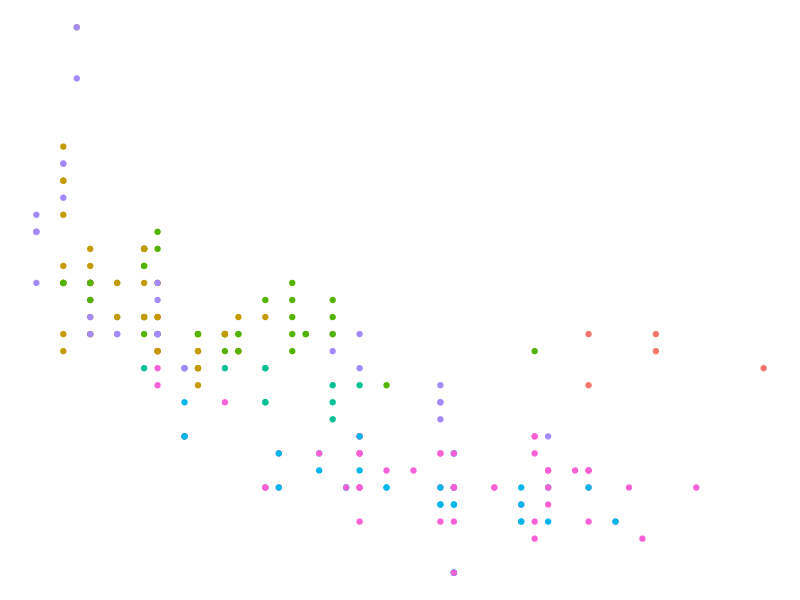
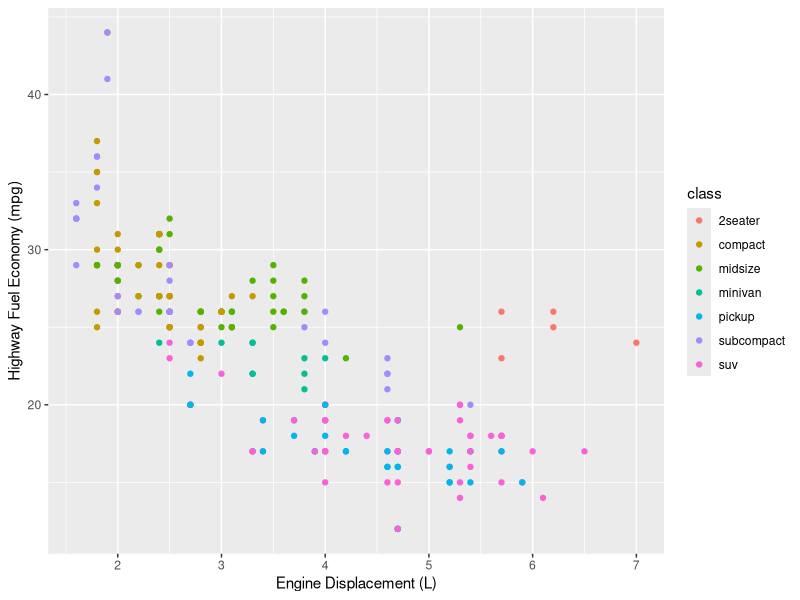
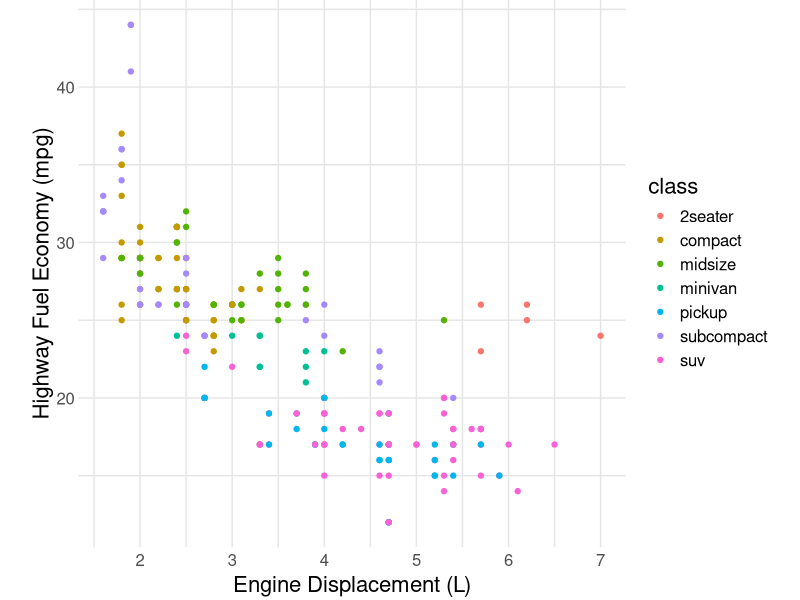
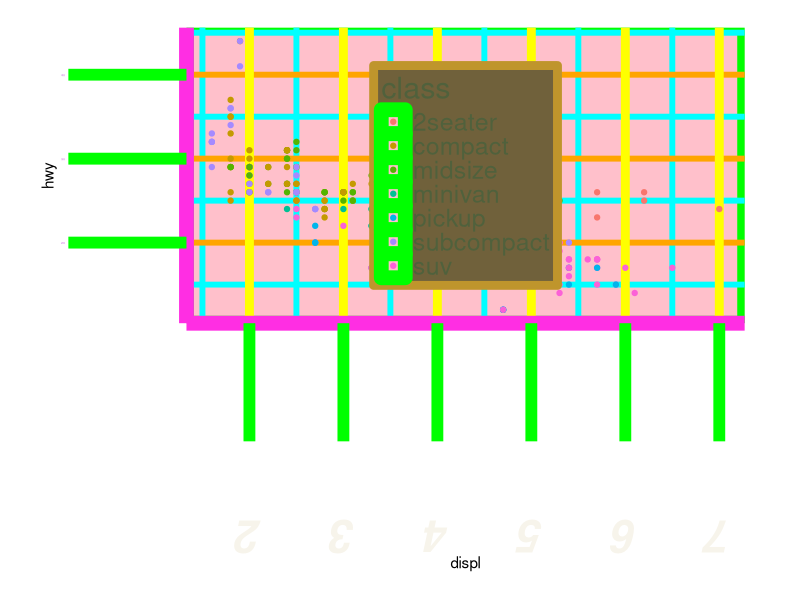

Generate these figures, in order, with R:
## ---- chunk 1
library(tidyverse)
# knitr options
library(tidyverse)
knitr::opts_chunk$set(echo = TRUE)
## ---- chunk 2
mpg %>%
  ggplot(aes(displ, hwy, color = class)) +
  geom_point() +
  theme_void() +
  guides(color = "none")
## ---- chunk 3
## NOTE: No need to edit; feel free to re-use this code!
theme_common <- function() {
  theme_minimal() %+replace%
  theme(
    axis.text.x = element_text(size = 12),
    axis.text.y = element_text(size = 12),
    axis.title.x = element_text(margin = margin(4, 4, 4, 4), size = 16),
    axis.title.y = element_text(margin = margin(4, 4, 4, 4), size = 16, angle = 90),

    legend.title = element_text(size = 16),
    legend.text = element_text(size = 12),

    strip.text.x = element_text(size = 12),
    strip.text.y = element_text(size = 12),

    panel.grid.major = element_line(color = "grey90"),
    panel.grid.minor = element_line(color = "grey90"),

    aspect.ratio = 4 / 4,

    plot.margin = unit(c(t = +0, b = +0, r = +0, l = +0), "cm"),
    plot.title = element_text(size = 18),
    plot.title.position = "plot",
    plot.subtitle = element_text(size = 16),
    plot.caption = element_text(size = 12)
  )
}
## ---- chunk 4
mpg %>%
  ggplot(aes(displ, hwy, color = class)) +
  geom_point() +
  labs(
    x = "Engine Displacement (L)",
    y = "Highway Fuel Economy (mpg)"
  ) 

mpg %>%
  ggplot(aes(displ, hwy, color = class)) +
  geom_point() +
  labs(
    x = "Engine Displacement (L)",
    y = "Highway Fuel Economy (mpg)"
  ) +
  theme_common()
## ---- chunk 5
mpg %>%
  ggplot(aes(displ, hwy, color = class)) +
  geom_point() +
  theme(
    axis.text.x = element_text(
      size = 32, color = "#F7F4EB", 
      angle = 180,  face = "bold.italic", 
      margin = margin(t = 50,)),
    axis.text.y = element_text(color = "#BC38D6", size = 2),
    legend.position = c(0.5, 0.5),
    legend.background = element_rect(
      fill = "#70613B", color = "#BF952C", linewidth = 3
      ),
    legend.text = element_text(size = 18, color = "#50613C"),
    legend.title = element_text(size = 22, color = "#50613C"),
    legend.key.spacing.y = unit(0.0001, "cm"),
    axis.line = element_line(color = "#FF2EE3", linewidth = 5),
    axis.ticks = element_line(color = "green", linewidth = 4),
    axis.ticks.length = unit(3, "cm"),
    panel.grid.major = element_line(color = "magenta", linewidth = 3),
    panel.grid.minor = element_line(color = "cyan", linewidth = 2),
    panel.grid.major.x = element_line(color = "yellow", linewidth = 3),
    panel.grid.major.y = element_line(color = "orange", linewidth = 2),
    plot.margin = margin(20,40,20,30),
    panel.background = element_rect(
      fill = "pink", color = "green", linewidth = 5),
  )
